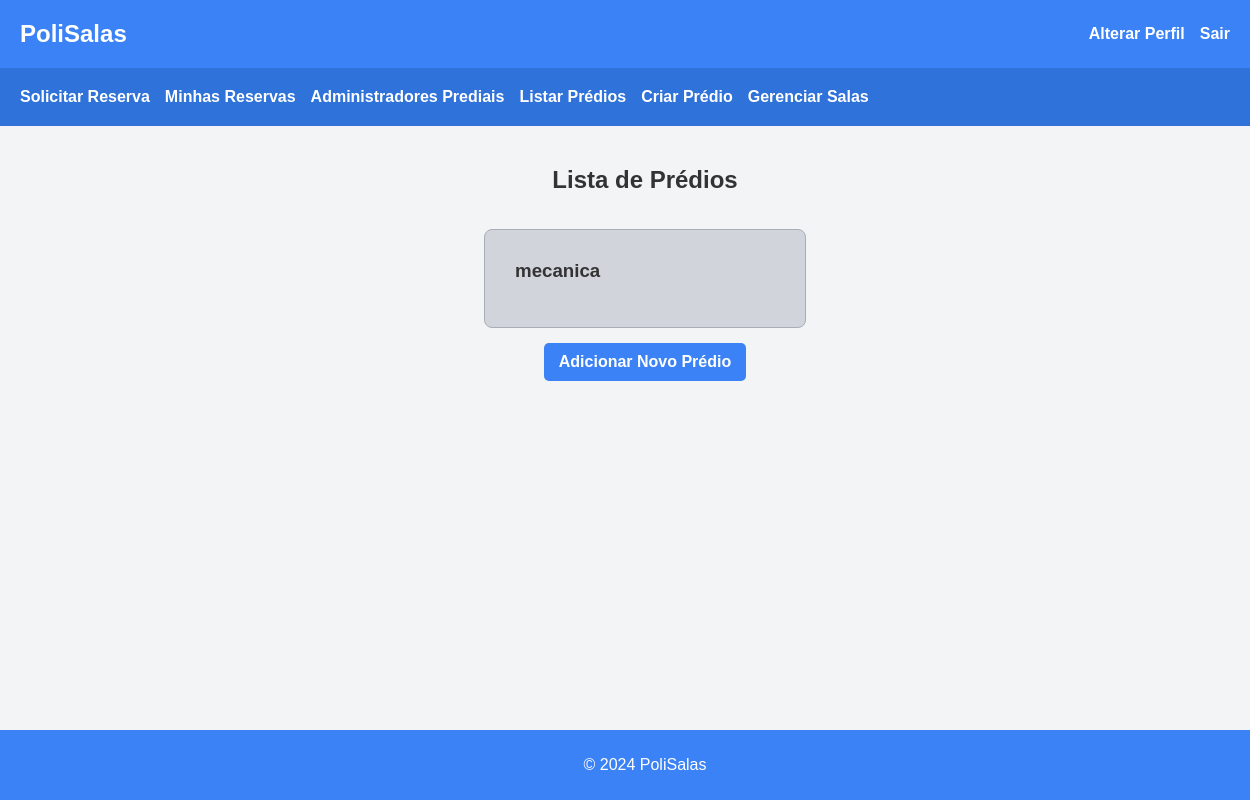
Before: /predios/ (signed in) with the older database file.
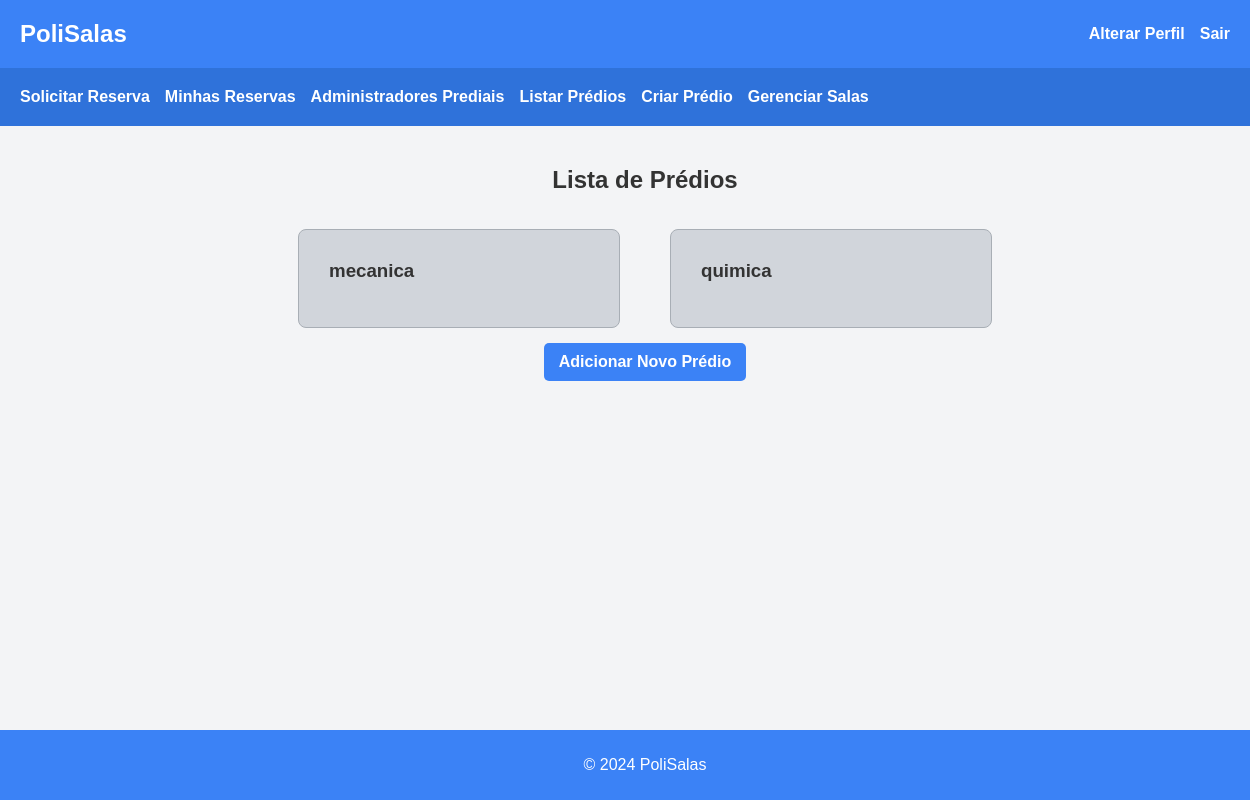
After: the same page with the newer database file.
### reservas/models.py (models this page shows, shortened)
class Predio(models.Model):
    nome = models.CharField(max_length=100)
    endereco = models.CharField(max_length=200)

### reservas/views.py (the view)
# urls.py: path('predios/', views.lista_predios, name='lista_predios'),
@user_passes_test(is_superuser)
def lista_predios(request):
    predios = Predio.objects.all()
    return render(request, 'reservas/lista_predios.html', {'predios': predios})

### reservas/views.py (called while the page is built)
def is_superuser(user):
    return user.is_superuser

### reservas/templates/reservas/lista_predios.html
{% extends 'reservas/base.html' %}
{% block content %}
<h2>Lista de Prédios</h2>
<div class="cards-container">
    {% for predio in predios %}
    <div class="card">
        <div class="card-content">
            <h3>{{ predio.nome }}</h3>
        </div>
    </div>
    {% endfor %}
</div>
<a href="{% url 'criar_predio' %}" class="button-reserva">Adicionar Novo Prédio</a>
{% endblock %}

Changed rows visible on the page:
added Predio: nome "quimica"
